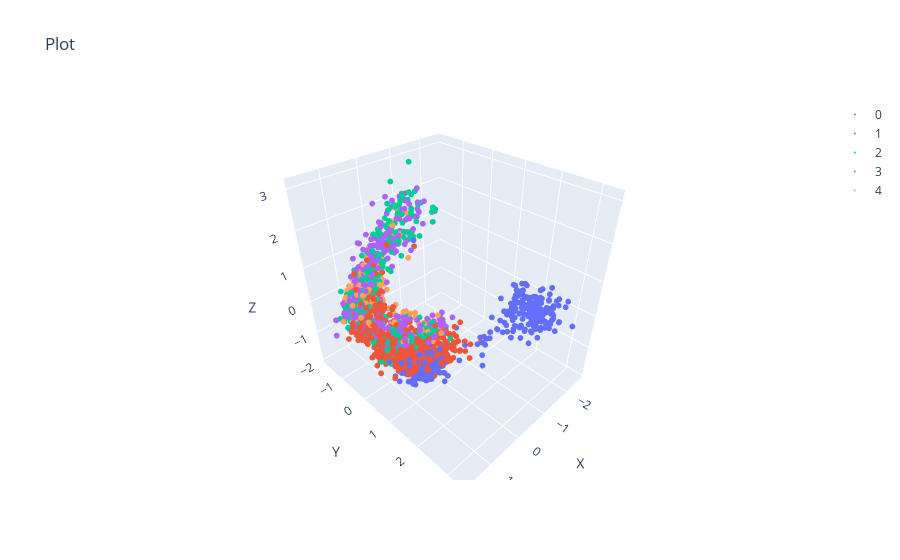

The code cell stored with this chart in its notebook:
### Code cell
scatter(z.cpu().numpy(), s=2, colors=data['colors'])

### Figure 1 — Plotly figure (JSON) as saved in the notebook; plotly's stock layout.template omitted (floating-point values rounded to 4 significant figures; data arrays with more than 128 entries replaced by an {"elided": "..."} marker saying what was removed)
{"data": [{"marker": {"color": 0, "colorscale": [[0, "#440154"], [0.1111, "#482878"], [0.2222, "#3e4989"], [0.3333, "#31688e"], [0.4444, "#26828e"], [0.5556, "#1f9e89"], [0.6667, "#35b779"], [0.7778, "#6ece58"], [0.8889, "#b5de2b"], [1, "#fde725"]], "opacity": 1, "size": 2}, "mode": "markers", "name": "0", "type": "scatter3d", "x": {"elided": "419 float values"}, "y": {"elided": "419 float values"}, "z": {"elided": "419 float values"}}, {"marker": {"color": 1, "opacity": 1, "size": 2}, "mode": "markers", "name": "1", "type": "scatter3d", "x": {"elided": "758 float values"}, "y": {"elided": "758 float values"}, "z": {"elided": "758 float values"}}, {"marker": {"color": 2, "opacity": 1, "size": 2}, "mode": "markers", "name": "2", "type": "scatter3d", "x": {"elided": "598 float values"}, "y": {"elided": "598 float values"}, "z": {"elided": "598 float values"}}, {"marker": {"color": 3, "opacity": 1, "size": 2}, "mode": "markers", "name": "3", "type": "scatter3d", "x": {"elided": "652 float values"}, "y": {"elided": "652 float values"}, "z": {"elided": "652 float values"}}, {"marker": {"color": 4, "opacity": 1, "size": 2}, "mode": "markers", "name": "4", "type": "scatter3d", "x": {"elided": "573 float values"}, "y": {"elided": "573 float values"}, "z": {"elided": "573 float values"}}], "layout": {"scene": {"xaxis": {"title": {"text": "X"}}, "yaxis": {"title": {"text": "Y"}}, "zaxis": {"title": {"text": "Z"}}}, "showlegend": true, "title": {"text": "Plot"}}}
